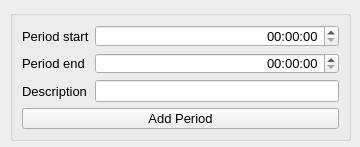
<?xml version="1.0" encoding="UTF-8"?>
<ui version="4.0">
 <class>Form</class>
 <widget class="QWidget" name="Form">
  <property name="geometry">
   <rect>
    <x>0</x>
    <y>0</y>
    <width>360</width>
    <height>147</height>
   </rect>
  </property>
  <property name="windowTitle">
   <string>AequilibraE - Add new period</string>
  </property>
  <widget class="QGroupBox" name="groupBox">
   <property name="geometry">
    <rect>
     <x>10</x>
     <y>10</y>
     <width>341</width>
     <height>131</height>
    </rect>
   </property>
   <property name="font">
    <font>
     <pointsize>10</pointsize>
    </font>
   </property>
   <property name="title">
    <string/>
   </property>
   <layout class="QGridLayout" name="gridLayout">
    <item row="2" column="0">
     <widget class="QLabel" name="label_3">
      <property name="text">
       <string>Description</string>
      </property>
     </widget>
    </item>
    <item row="1" column="0">
     <widget class="QLabel" name="label_2">
      <property name="text">
       <string>Period end</string>
      </property>
     </widget>
    </item>
    <item row="1" column="1">
     <widget class="QTimeEdit" name="time_end">
      <property name="alignment">
       <set>Qt::AlignRight|Qt::AlignTrailing|Qt::AlignVCenter</set>
      </property>
      <property name="displayFormat">
       <string>HH:mm:ss</string>
      </property>
     </widget>
    </item>
    <item row="0" column="1">
     <widget class="QTimeEdit" name="time_start">
      <property name="alignment">
       <set>Qt::AlignRight|Qt::AlignTrailing|Qt::AlignVCenter</set>
      </property>
      <property name="displayFormat">
       <string>HH:mm:ss</string>
      </property>
     </widget>
    </item>
    <item row="2" column="1">
     <widget class="QLineEdit" name="ln_period_desc"/>
    </item>
    <item row="0" column="0">
     <widget class="QLabel" name="label_1">
      <property name="text">
       <string>Period start</string>
      </property>
     </widget>
    </item>
    <item row="3" column="0" colspan="2">
     <widget class="QPushButton" name="but_add">
      <property name="text">
       <string>Add Period</string>
      </property>
     </widget>
    </item>
   </layout>
  </widget>
 </widget>
 <resources/>
 <connections/>
</ui>
